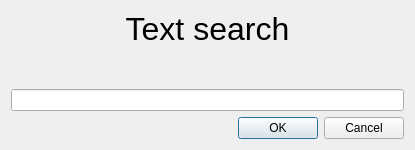
<?xml version="1.0" encoding="UTF-8"?>
<ui version="4.0">
 <class>Dialog</class>
 <widget class="QDialog" name="Dialog">
  <property name="geometry">
   <rect>
    <x>0</x>
    <y>0</y>
    <width>415</width>
    <height>150</height>
   </rect>
  </property>
  <property name="windowTitle">
   <string>Dialog</string>
  </property>
  <layout class="QVBoxLayout" name="verticalLayout">
   <item>
    <widget class="QLabel" name="label">
     <property name="sizePolicy">
      <sizepolicy hsizetype="Expanding" vsizetype="Minimum">
       <horstretch>0</horstretch>
       <verstretch>0</verstretch>
      </sizepolicy>
     </property>
     <property name="font">
      <font>
       <pointsize>24</pointsize>
      </font>
     </property>
     <property name="text">
      <string>Text search</string>
     </property>
     <property name="alignment">
      <set>Qt::AlignCenter</set>
     </property>
    </widget>
   </item>
   <item>
    <spacer name="verticalSpacer">
     <property name="orientation">
      <enum>Qt::Vertical</enum>
     </property>
     <property name="sizeHint" stdset="0">
      <size>
       <width>20</width>
       <height>40</height>
      </size>
     </property>
    </spacer>
   </item>
   <item>
    <widget class="QLineEdit" name="lineEdit"/>
   </item>
   <item>
    <widget class="QDialogButtonBox" name="buttonBox">
     <property name="orientation">
      <enum>Qt::Horizontal</enum>
     </property>
     <property name="standardButtons">
      <set>QDialogButtonBox::Cancel|QDialogButtonBox::Ok</set>
     </property>
    </widget>
   </item>
  </layout>
 </widget>
 <resources/>
 <connections>
  <connection>
   <sender>buttonBox</sender>
   <signal>accepted()</signal>
   <receiver>Dialog</receiver>
   <slot>accept()</slot>
   <hints>
    <hint type="sourcelabel">
     <x>248</x>
     <y>254</y>
    </hint>
    <hint type="destinationlabel">
     <x>157</x>
     <y>274</y>
    </hint>
   </hints>
  </connection>
  <connection>
   <sender>buttonBox</sender>
   <signal>rejected()</signal>
   <receiver>Dialog</receiver>
   <slot>reject()</slot>
   <hints>
    <hint type="sourcelabel">
     <x>316</x>
     <y>260</y>
    </hint>
    <hint type="destinationlabel">
     <x>286</x>
     <y>274</y>
    </hint>
   </hints>
  </connection>
 </connections>
</ui>
